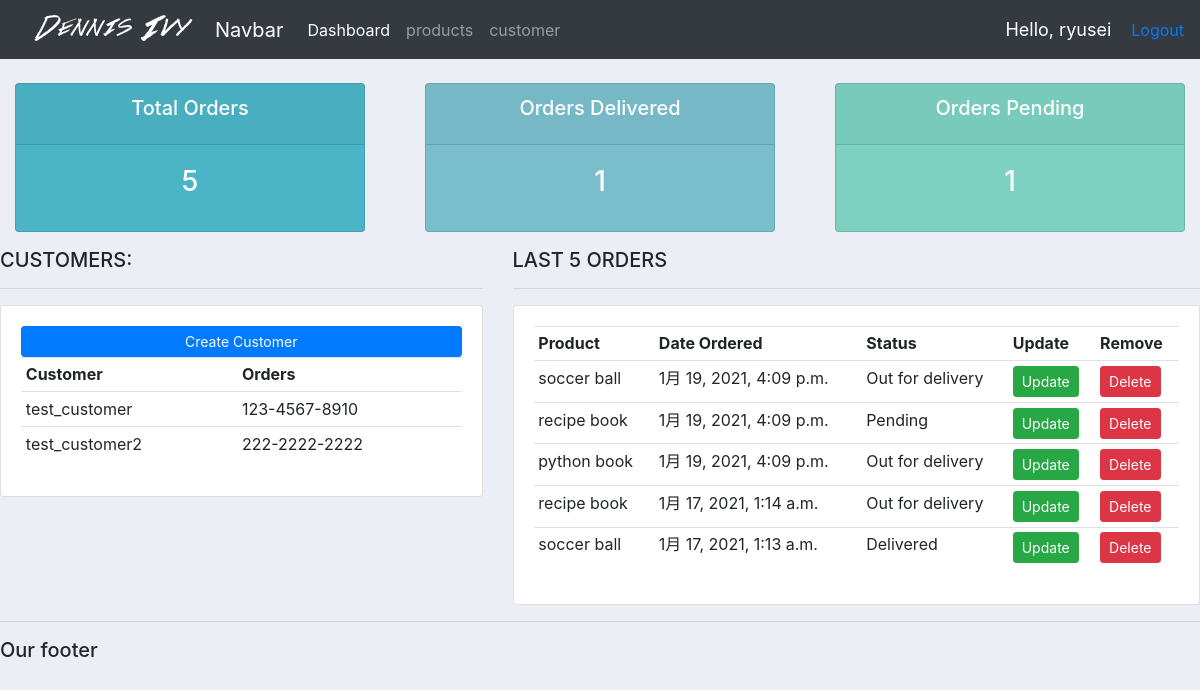
The app's page / (signed in) with its own data.
### accounts/models.py (models this page shows, shortened)
class Customer(models.Model):
    name = models.CharField(max_length=200, null=True)
    phone = models.CharField(max_length=200, null=True)
    email = models.CharField(max_length=200, null=True)
    date_created = models.DateTimeField(auto_now_add=True, null=True)

class Order(models.Model):
    STATUS = (
        ('Pending', 'Pending'),
        ('Out for delivery', 'Out for delivery'),
        ('Delivered', 'Delivered')
    )
    customer = models.ForeignKey(Customer, null=True, on_delete=models.SET_NULL)
    product = models.ForeignKey(Product, null=True, on_delete=models.SET_NULL)
    date_created = models.DateTimeField(auto_now_add=True, null=True)
    status = models.CharField(max_length=200, null=True, choices=STATUS)
    note = models.CharField(max_length=1000, null=True)

class Product(models.Model):
    CATEGORY = (
        ('Indoor', 'Indoor'),
        ('Outdoor', 'Outdoor'),
    )
    name = models.CharField(max_length=200, null=True)
    price = models.FloatField(null=True)
    category = models.CharField(max_length=200, null=True, choices=CATEGORY)
    description = models.CharField(max_length=200, null=True, blank=True)
    date_created = models.DateTimeField(auto_now_add=True, null=False)
    tags = models.ManyToManyField(Tag)
    def __str__(self):
        return self.name

### accounts/views.py (the view)
# urls.py: path('', views.home, name="home"),
@login_required(login_url='login')
def home(request):
    orders = Order.objects.all().order_by("-date_created")
    customers = Customer.objects.all()
    total_customers = customers.count()
    total_orders = orders.count()
    delivered = orders.filter(status='Delivered').count()
    pending = orders.filter(status='Pending').count()
    context = {'orders': orders, 'customers': customers, 'total_customers': total_customers,
               'total_orders': total_orders, 'delivered': delivered, 'pending': pending}
    return render(request, 'accounts/dashboard.html', context)

### templates/accounts/dashboard.html (shortened to what this page needs)
{% extends 'accounts/main.html' %}
{% block content %}
    {% include 'accounts/status.html' %}
    <div class="row">
        <div class="col-md-5">
            <h5>CUSTOMERS:</h5>
            <hr>
            <div class="card card-body">
                <a class="btn btn-primary  btn-sm btn-block" href="">Create Customer</a>
                <table class="table table-sm">
                    <tr>
                        <th>Customer</th>
                        <th>Orders</th>
                    </tr>
                    {% for customer in customers %}
                        <tr>
                            <td>{{ customer.name }}</td>
                            <td>{{ customer.phone }}</td>
                        </tr>
                    {% endfor %}
                </table>
            </div>
        </div>
        <div class="col-md-7">
            <h5>LAST 5 ORDERS</h5>
            <hr>
            <div class="card card-body">
                <table class="table table-sm">
                    <tr>
                        <th>Product</th>
                        <th>Date Ordered</th>
                        <th>Status</th>
                        <th>Update</th>
                        <th>Remove</th>
                    </tr>
                    {% for order in orders %}
                        <tr>
                            <td>{{ order.product }}</td>
                            <td>{{ order.date_created }}</td>
                            <td>{{ order.status }}</td>
                            <td><a class="btn btn-sm btn-success" href="{% url 'update_order' order.id %}">Update</a>
                            </td>
                            <td><a class="btn btn-sm btn-danger" href="{% url 'delete_order' order.id %}">Delete</a>
                            </td>
                        </tr>
                    {% endfor %}
                </table>
            </div>
        </div>
    </div>
{% endblock %}

### templates/accounts/main.html (shortened to what this page needs)
{% load static %}
<!DOCTYPE html>
<html lang="ja">
<head>
    <link rel="stylesheet" href="https://maxcdn.bootstrapcdn.com/bootstrap/4.0.0/css/bootstrap.min.css">
    <link rel="stylesheet" href="{% static 'css/main.css' %}">
</head>
<body>
    {% include 'accounts/navbar.html' %}
    {% block content %}
    {% endblock %}
    <hr>
    <h5>Our footer</h5>
</body>
</html>

### templates/accounts/navbar.html (shortened to what this page needs)
{% load static %}
<nav class="navbar navbar-expand-lg navbar-dark bg-dark">
    <img src="{% static 'images/logo.png'  %}" alt="">
    <a class="navbar-brand" href="#">Navbar</a>
    <div class="collapse navbar-collapse" id="navbarNavAltMarkup">
        <div class="navbar-nav">
            <a class="nav-item nav-link active" href="#">Dashboard</a>
            <a class="nav-item nav-link" href="#">products</a>
            <a class="nav-item nav-link" href="#">customer</a>
        </div>
    </div>
    <span class="hello-msg">Hello, {{ request.user }}</span>
    <span><a href="{% url 'logout' %}">Logout</a></span>
</nav>

### templates/accounts/status.html
<br>
<div class="row">
	<div class="col">
		<div class="col-md">
			<div class="card text-center text-white  mb-3" id="total-orders">
			  	<div class="card-header">
			  		<h5 class="card-title">Total Orders</h5>
			  	</div>
			  	<div class="card-body">
			    	<h3 class="card-title">{{ total_orders }}</h3>
			  	</div>
			</div>
		</div>
	</div>
	<div class="col">
		<div class="col-md">
			<div class="card text-center text-white  mb-3" id="orders-delivered">
			  	<div class="card-header">
			  		<h5 class="card-title">Orders Delivered</h5>
			  	</div>
			  	<div class="card-body">
			    	<h3 class="card-title">{{ delivered }}</h3>
			  	</div>
			</div>
		</div>
	</div>
	<div class="col">
		<div class="col-md">
			<div class="card text-center text-white  mb-3" id="orders-pending">
			  	<div class="card-header">
			  		<h5 class="card-title">Orders Pending</h5>
			  	</div>
			  	<div class="card-body">
			    	<h3 class="card-title">{{ pending }}</h3>
			  	</div>
			</div>
		</div>
	</div>
</div>

### static/css/main.css (style rules this page uses)
body { background-color: #ebeff5; }
#total-orders { background-color: #4cb4c7; }
#orders-delivered { background-color: #7abecc; }
#orders-pending { background-color: #7CD1C0; }

### templates/accounts/navbar.html (style rules this page uses)
.hello-msg { font-size: 18px; color: #fff; margin-right: 20px; }

### records on screen
Customer: name "test_customer", phone "123-4567-8910"
Customer: name "test_customer2", phone "222-2222-2222"
Order: product "soccer ball", date_created "1月 19, 2021, 4:09 p.m.", status "Out for delivery"
Order: product "recipe book", date_created "1月 19, 2021, 4:09 p.m.", status "Pending"
Order: product "python book", date_created "1月 19, 2021, 4:09 p.m.", status "Out for delivery"
Order: product "recipe book", date_created "1月 17, 2021, 1:14 a.m.", status "Out for delivery"
Order: product "soccer ball", date_created "1月 17, 2021, 1:13 a.m.", status "Delivered"

### other values on screen
{{ request.user }} "ryusei"
{{ total_orders }} "5"
{{ delivered }} "1"
{{ pending }} "1"
